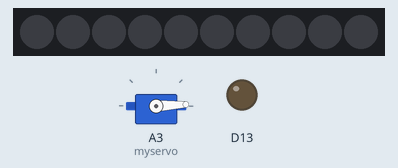
Recording of a sketch running on a simulated Adafruit Circuit Playground Express. Parts: 10 RGB LEDs in strip order, left to right, servo, output pins drawn as LEDs (lit = HIGH).

Above: at 0.05 s.
At 1.3 s:
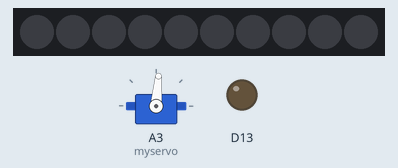
At 2.6 s:
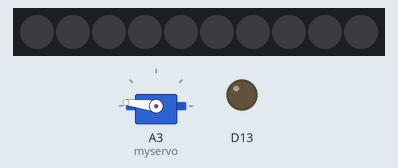
At 5.2 s:
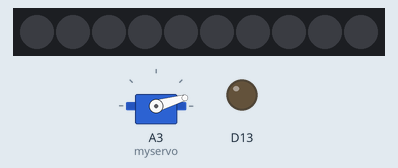
Timing chart, 0 to 7.1 s (numbered marks = the images above):
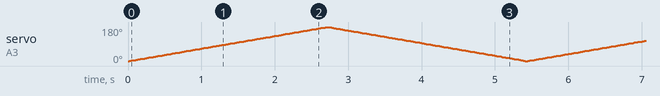

The sketch:

servo_demo_CPE.ino
```cpp
//demo for basic sweep control

//include libraries
#include <Adafruit_CircuitPlayground.h>
#include <Servo.h>

Servo myservo;
int pos = 0; // variable for position value

void setup() {
  CircuitPlayground.begin();
  myservo.attach(A3); // attach your motor data wire to A3 on CPE
}

//this loop code is identical to Examples > Servo > Sweep
void loop() {
   for (pos = 0; pos <= 180; pos += 1) { // goes from 0 degrees to 180 degrees
    // in steps of 1 degree
    myservo.write(pos);              // tell servo to go to position in variable 'pos'
    delay(15);                       // waits 15ms for the servo to reach the position
  }
  for (pos = 180; pos >= 0; pos -= 1) { // goes from 180 degrees to 0 degrees
    myservo.write(pos);              // tell servo to go to position in variable 'pos'
    delay(15);                       // waits 15ms for the servo to reach the position
  }
}
```
